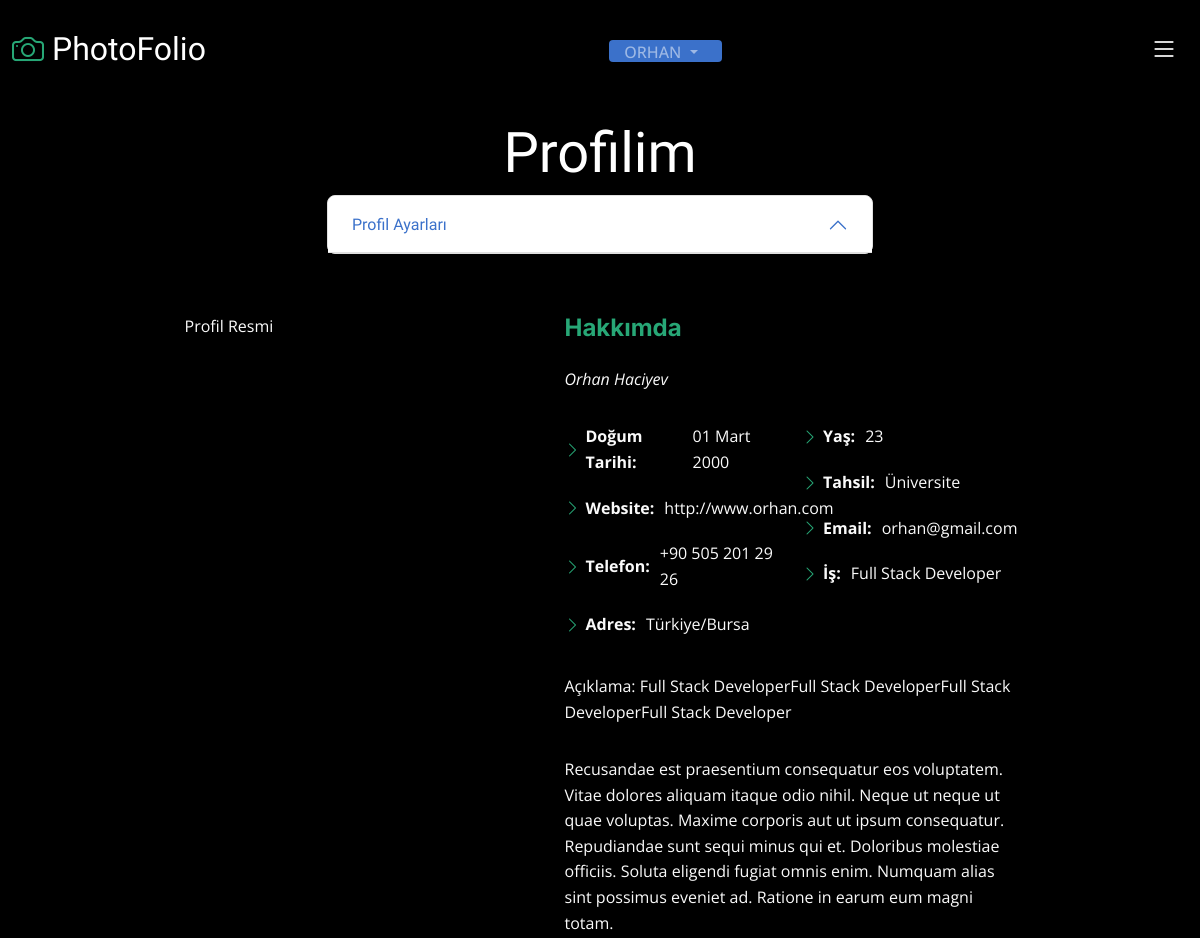
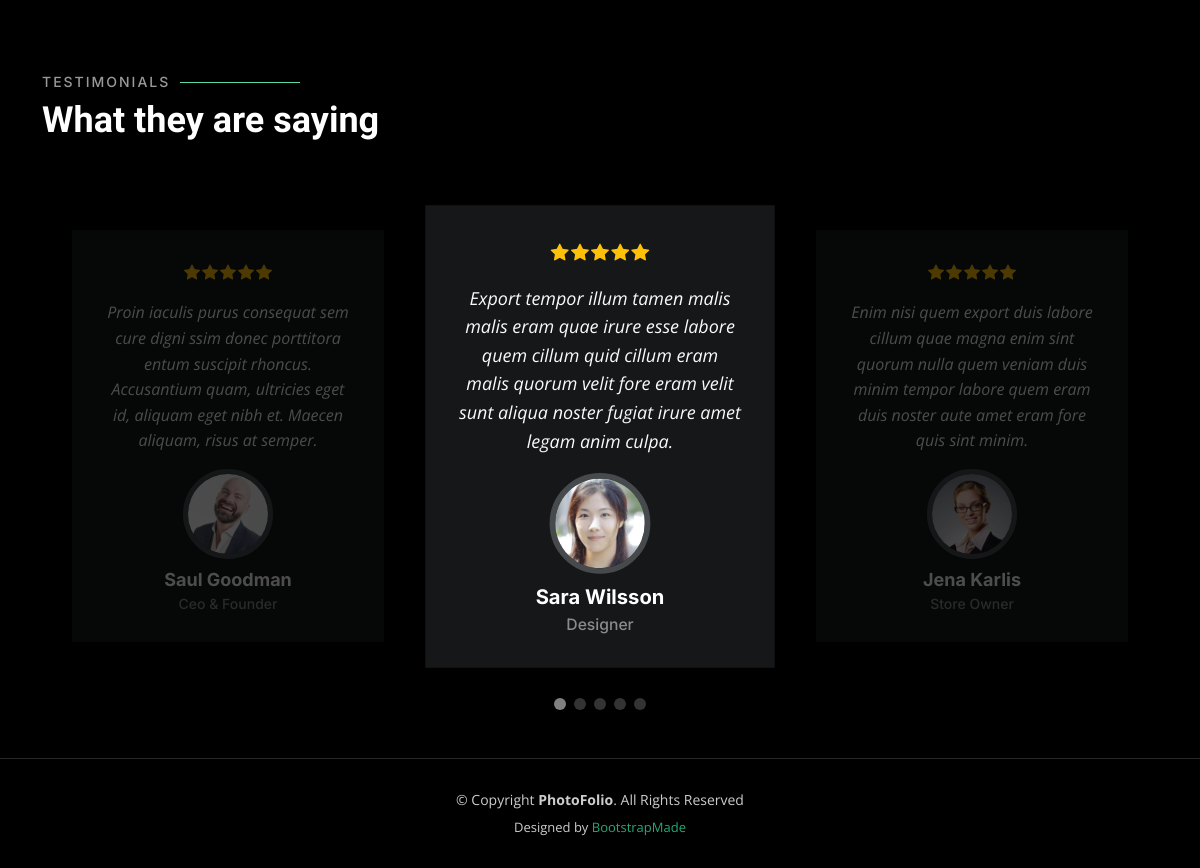
The app's page /profil/ (signed in) with its own data (2 pictures, top to bottom).
### appUser/models.py (models this page shows, shortened)
class Profil(models.Model):
    user = models.ForeignKey(User, verbose_name=("Kullanıcı"), on_delete=models.CASCADE)
    birthday = models.DateField(("Doğum Yılı"), auto_now_add=False, null= True)
    age = models.IntegerField(("Yaş"), default=0)
    website = models.URLField(("Website"), max_length=200, default='-')
    degree = models.CharField(("Tahsil"), max_length=50, default='-')
    phone = models.CharField(("Telefon Numarası"), max_length=50, default='-')
    email = models.CharField(("Email"), max_length=50, default='-')
    city = models.CharField(("Yaşadığınız Yer"), max_length=50, default='-')
    job = models.CharField(("İş"), max_length=50, default='-')
    text = models.TextField(("Hakkımda"), max_length=1000, default='-')
    image = models.ImageField(("Profil Resmi"), upload_to='', default='img7.jfif')

### appUser/views.py (the view, shortened to what this page needs)
# urls.py: path('profil/', profil , name='profil'),
def profil(request):
    ctagorys = Category.objects.all()
    user = User.objects.get(username = request.user)
    profils = Profil.objects.get(user = user)
    photo = Photo.objects.all()
    contact = {
        'ctagorys':ctagorys,
        'profils':profils,
        'photo':photo,
    }
    return render(request, 'user/profil.html', contact)

### appMy/models.py (called while the page is built)
    def __str__(self):
        return self.title

### appMy/templates/user/profil.html (shortened to what this page needs)
{% extends 'base.html' %}
{% load static %}
{% block body %}
  <main id="main" >
    <div class="page-header d-flex align-items-center">
      <div class="container position-relative">
        <div class="row d-flex justify-content-center">
          <div class="col-lg-6 text-center">
            <h2>Profilim</h2>
            <div class="accordion" id="accordionExample">
              <div class="accordion-item">
                <h2 class="accordion-header" id="headingOne">
                  <button class="accordion-button" type="button" data-bs-toggle="collapse" data-bs-target="#collapseOne" aria-expanded="true" aria-controls="collapseOne">
                    Profil Ayarları
                  </button>
                </h2>
              </div>
            </div>
          </div>
        </div>
      </div>
    </div>
    <section id="about" class="about">
      <div class="container">
        <div class="row gy-4 justify-content-center">
          <div class="col-lg-4">
            <p class="">Profil Resmi</p>
          </div>
          <div class="col-lg-5 content">
            <h2>Hakkımda</h2>
            <p class="fst-italic py-3">
             {{ profils.user.get_full_name }}
            </p>
            <div class="row">
              <div class="col-lg-6">
                <ul>
                  <li><i class="bi bi-chevron-right"></i> <strong>Doğum Tarihi:</strong> <span>{{ profils.birthday }}</span></li>
                  <li><i class="bi bi-chevron-right"></i> <strong>Website:</strong> <span>{{ profils.website }}</span></li>
                  <li><i class="bi bi-chevron-right"></i> <strong>Telefon:</strong> <span>+90 {{ profils.phone }}</span></li>
                  <li><i class="bi bi-chevron-right"></i> <strong>Adres:</strong> <span>{{ profils.city }}</span></li>
                </ul>
              </div>
              <div class="col-lg-6">
                <ul>
                  <li><i class="bi bi-chevron-right"></i> <strong>Yaş:</strong> <span>{{ profils.age }}</span></li>
                  <li><i class="bi bi-chevron-right"></i> <strong>Tahsil:</strong> <span>{{ profils.degree }}</span></li>
                  <li><i class="bi bi-chevron-right"></i> <strong>Email:</strong> <span>{{ profils.email }}</span></li>
                  <li><i class="bi bi-chevron-right"></i> <strong>İş:</strong> <span>{{ profils.job }}</span></li>
                </ul>
              </div>
            </div>
            <p class="py-3">
             Açıklama: {{ profils.text }}
            </p>
            <p class="m-0">
              Recusandae est praesentium consequatur eos voluptatem. Vitae dolores aliquam itaque odio nihil. Neque ut neque ut quae voluptas. Maxime corporis aut ut ipsum consequatur. Repudiandae sunt sequi minus qui et. Doloribus molestiae officiis.
              Soluta eligendi fugiat omnis enim. Numquam alias sint possimus eveniet ad. Ratione in earum eum magni totam.
            </p>
          </div>
        </div>
      </div>
    </section>
    <section id="testimonials" class="testimonials">
      <div class="container">
        <div class="section-header">
          <h2>Testimonials</h2>
          <p>What they are saying</p>
        </div>
        <div class="slides-3 swiper">
          <div class="swiper-wrapper">
            <div class="swiper-slide">
              <div class="testimonial-item">
                <div class="stars">
                  <i class="bi bi-star-fill"></i><i class="bi bi-star-fill"></i><i class="bi bi-star-fill"></i><i class="bi bi-star-fill"></i><i class="bi bi-star-fill"></i>
                </div>
                <p>
                  Proin iaculis purus consequat sem cure digni ssim donec porttitora entum suscipit rhoncus. Accusantium quam, ultricies eget id, aliquam eget nibh et. Maecen aliquam, risus at semper.
                </p>
                <div class="profile mt-auto">
                  <img src="{% static 'img/testimonials/testimonials-1.jpg' %}" class="testimonial-img" alt="">
                  <h3>Saul Goodman</h3>
                  <h4>Ceo &amp; Founder</h4>
                </div>
              </div>
            </div>
            <div class="swiper-slide">
              <div class="testimonial-item">
                <div class="stars">
                  <i class="bi bi-star-fill"></i><i class="bi bi-star-fill"></i><i class="bi bi-star-fill"></i><i class="bi bi-star-fill"></i><i class="bi bi-star-fill"></i>
                </div>
                <p>
                  Export tempor illum tamen malis malis eram quae irure esse labore quem cillum quid cillum eram malis quorum velit fore eram velit sunt aliqua noster fugiat irure amet legam anim culpa.
                </p>
                <div class="profile mt-auto">
                  <img src="{% static 'img/testimonials/testimonials-2.jpg' %}" class="testimonial-img" alt="">
                  <h3>Sara Wilsson</h3>
                  <h4>Designer</h4>
                </div>
              </div>
            </div>
            <div class="swiper-slide">
              <div class="testimonial-item">
                <div class="stars">
                  <i class="bi bi-star-fill"></i><i class="bi bi-star-fill"></i><i class="bi bi-star-fill"></i><i class="bi bi-star-fill"></i><i class="bi bi-star-fill"></i>
                </div>
                <p>
                  Enim nisi quem export duis labore cillum quae magna enim sint quorum nulla quem veniam duis minim tempor labore quem eram duis noster aute amet eram fore quis sint minim.
                </p>
                <div class="profile mt-auto">
                  <img src="{% static 'img/testimonials/testimonials-3.jpg' %}" class="testimonial-img" alt="">
                  <h3>Jena Karlis</h3>
                  <h4>Store Owner</h4>
                </div>
              </div>
            </div>
          </div>
          <div class="swiper-pagination"></div>
        </div>
      </div>
    </section>
  </main>
{% endblock body %}

### appMy/templates/base.html (shortened to what this page needs)
<!DOCTYPE html>
{% load static %}
<html lang="en">
<head>
  <link href="{% static 'vendor/bootstrap/css/bootstrap.min.css' %}" rel="stylesheet">
  <link href="{% static 'vendor/bootstrap-icons/bootstrap-icons.css' %}" rel="stylesheet">
  <link href="{% static 'vendor/swiper/swiper-bundle.min.css' %}" rel="stylesheet">
  <link href="{% static 'vendor/glightbox/css/glightbox.min.css' %}" rel="stylesheet">
  <link href="{% static 'vendor/aos/aos.css' %}" rel="stylesheet">
<link
href="https://cdnjs.cloudflare.com/ajax/libs/font-awesome/6.0.0/css/all.min.css"
rel="stylesheet"
/>
<link
href="https://cdnjs.cloudflare.com/ajax/libs/mdb-ui-kit/6.2.0/mdb.min.css"
rel="stylesheet"
/>
  <link href="{% static 'css/main.css' %}" rel="stylesheet">
</head>
<body>
    {% include 'part/_header.html' %}
    {% block body %}
    {% endblock body %}
    {% include 'part/_footer.html' %}
</body>
</html>

### appMy/templates/part/_header.html (shortened to what this page needs)
  <header id="header" class="header d-flex align-items-center fixed-top">
    <div class="container-fluid d-flex align-items-center justify-content-between">
      <a href="{% url 'index' %}" class="logo d-flex align-items-center  me-auto me-lg-0">
        <i class="bi bi-camera"></i>
        <h1>PhotoFolio</h1>
      </a>
      <div class="header-social-links">
        {% if request.user.is_authenticated %}
        <div class="dropdown ">
          <a  class="btn btn-secondary bg-primary dropdown-toggle" href="#" role="button" data-bs-toggle="dropdown" aria-expanded="false">
            {{ request.user.username }}
          </a>
        </div>
        {% else %}
        <a href="{% url 'loginUser' %}" class="btn btn-primary text-white p-3">Giriş Yap</a>
        <a href="{% url 'registerUser' %}" class="btn btn-primary text-white p-3 ms-2">Kayıt Ol</a>
        {% endif %}
      </div>
      <i class="mobile-nav-toggle mobile-nav-show bi bi-list"></i>
    </div>
  </header>

### appMy/templates/part/_footer.html
  <footer id="footer" class="footer">
    <div class="container">
      <div class="copyright">
        &copy; Copyright <strong><span>PhotoFolio</span></strong>. All Rights Reserved
      </div>
      <div class="credits">
        Designed by <a href="https://bootstrapmade.com/">BootstrapMade</a>
      </div>
    </div>
  </footer>

### appMy/static/css/main.css (style rules this page uses)
:root { --font-default: "Open Sans", system-ui, -apple-system, "Segoe UI", Roboto, "Helvetica Neue", Arial, "Noto Sans", "Liberation Sans", sans-serif, "Apple Color Emoji", "Segoe UI Emoji", "Segoe UI Symbol", "Noto Color Emoji"; --font-primary: "Inter", sans-serif; --font-secondary: "Cardo", sans-serif; }
:root { --color-default: #fafafa; --color-primary: #27a776; --color-secondary: #161718; }
:root { scroll-behavior: smooth; }
body { font-family: var(--font-default); color: var(--color-default); background-color: #000; }
a { color: var(--color-primary); text-decoration: none; }
h1, h2, h3, h4, h5, h6 { font-family: var(--font-primary); }
.section-header { padding-bottom: 40px; }
.section-header h2 { font-size: 14px; font-weight: 500; padding: 0; line-height: 1px; margin: 0 0 5px 0; letter-spacing: 2px; text-transform: uppercase; color: rgba(255, 255, 255, 0.6); font-family: var(--font-primary); }
.section-header h2::after { content: ""; width: 120px; height: 1px; display: inline-block; background: #5bd9a9; margin: 4px 10px; }
.section-header p { margin: 0; margin: 0; font-size: 36px; font-weight: 700; font-family: var(--font-secondary); color: #fff; }
.page-header { padding: 120px 0 60px 0; min-height: 30vh; position: relative; }
.page-header h2 { font-size: 56px; font-weight: 500; color: #fff; font-family: var(--font-secondary); }
.header { transition: all 0.5s; z-index: 997; padding: 30px 0; background-color: #000; }
.header .logo { transition: 0.3s; }
.header .logo h1 { font-size: 32px; margin: 0; font-weight: 400; color: #fff; font-family: var(--font-secondary); }
.header .logo i { font-size: 32px; margin-right: 8px; line-height: 0; }
.header .header-social-links { padding-right: 15px; }
.header .header-social-links a { color: rgba(255, 255, 255, 0.5); padding-left: 15px; display: inline-block; line-height: 0px; transition: 0.3s; font-size: 16px; }
@media (max-width: 1279px) { .mobile-nav-show { color: #fff; font-size: 28px; cursor: pointer; line-height: 0; transition: 0.5s; z-index: 9999; margin: 0 10px 0 10px; } }
.about .content h2 { font-weight: 700; font-size: 24px; color: var(--color-primary); }
.about .content ul { list-style: none; padding: 0; }
.about .content ul li { margin-bottom: 20px; display: flex; align-items: center; }
.about .content ul strong { margin-right: 10px; }
.about .content ul i { font-size: 16px; margin-right: 5px; color: var(--color-primary); line-height: 0; }
.testimonials { margin-top: 80px; }
.testimonials .testimonial-item { box-sizing: content-box; padding: 30px; margin: 40px 30px; background: var(--color-secondary); min-height: 320px; display: flex; flex-direction: column; text-align: center; transition: 0.3s; }
.testimonials .testimonial-item .stars { margin-bottom: 15px; }
.testimonials .testimonial-item .stars i { color: #ffc107; margin: 0 1px; }
.testimonials .testimonial-item .testimonial-img { width: 90px; border-radius: 50%; border: 5px solid #474a4d; margin: 0 auto; }
.testimonials .testimonial-item h3 { font-size: 18px; font-weight: bold; margin: 10px 0 5px 0; color: #fff; }
.testimonials .testimonial-item h4 { font-size: 14px; color: rgba(255, 255, 255, 0.5); margin: 0; }
.testimonials .testimonial-item p { font-style: italic; margin: 0 auto 15px auto; }
.testimonials .swiper-pagination { margin-top: 20px; position: relative; }
.testimonials .swiper-slide { opacity: 0.3; }
@media (min-width: 1200px) { .testimonials .swiper-slide-next { opacity: 1; transform: scale(1.12); } }
.footer { margin-top: 30px; padding: 30px 0; font-size: 14px; border-top: 1px solid rgba(255, 255, 255, 0.15); }
.footer .copyright { text-align: center; color: rgba(255, 255, 255, 0.8); }
.footer .credits { padding-top: 6px; text-align: center; font-size: 13px; color: rgba(255, 255, 255, 0.8); }
.footer .credits a { color: var(--color-primary); }

### records on screen
Profil: user.get_full_name "Orhan Haciyev", birthday "01 Mart 2000", website "http://www.orhan.com", phone "505 201 29 26", city "Türkiye/Bursa", age "23", degree "Üniversite", email "orhan@gmail.com", job "Full Stack Developer", text "Full Stack DeveloperFull Stack DeveloperFull Stack DeveloperFull Stack Developer"

### other values on screen
{{ request.user.username }} "ORHAN"
